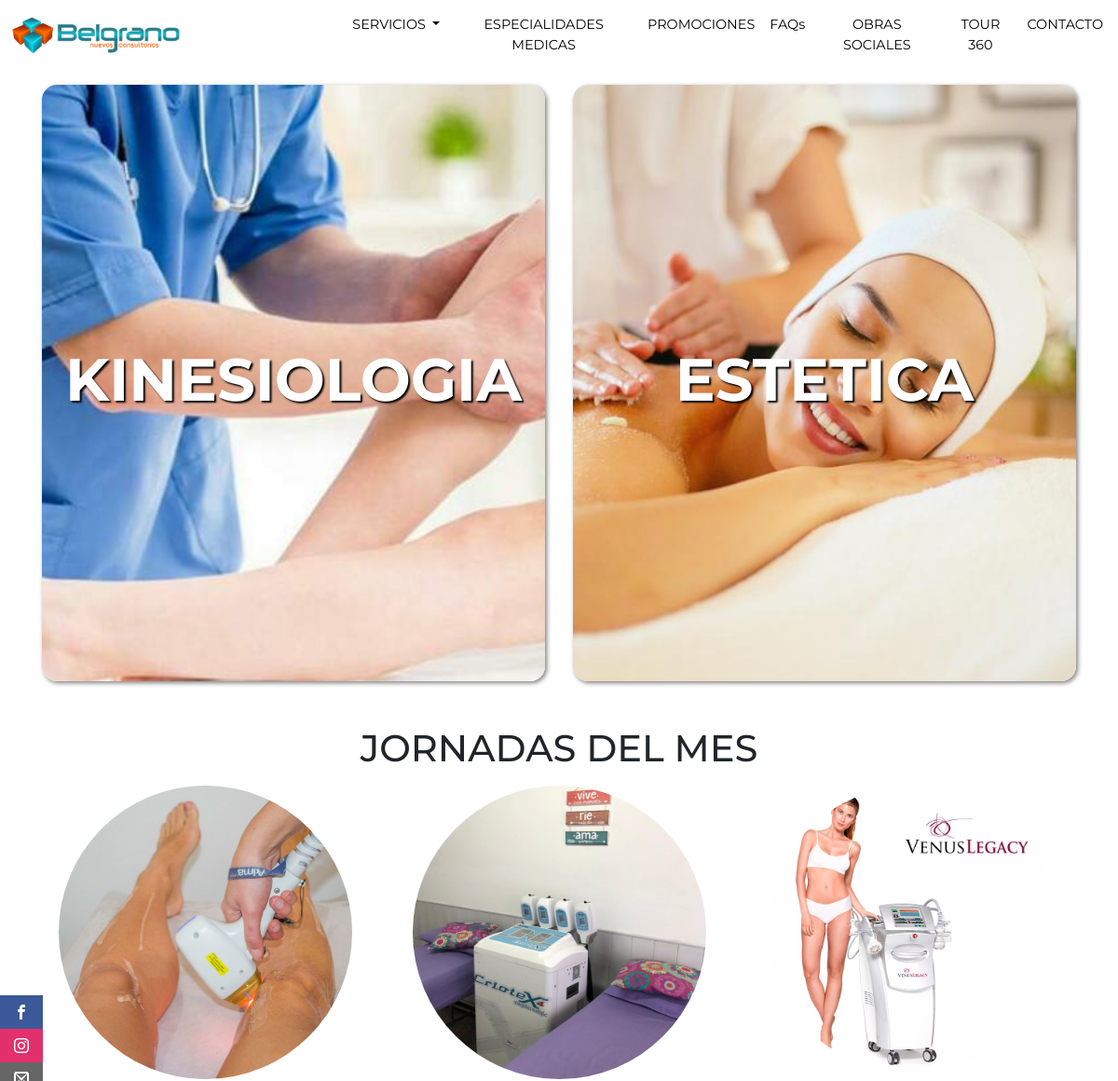
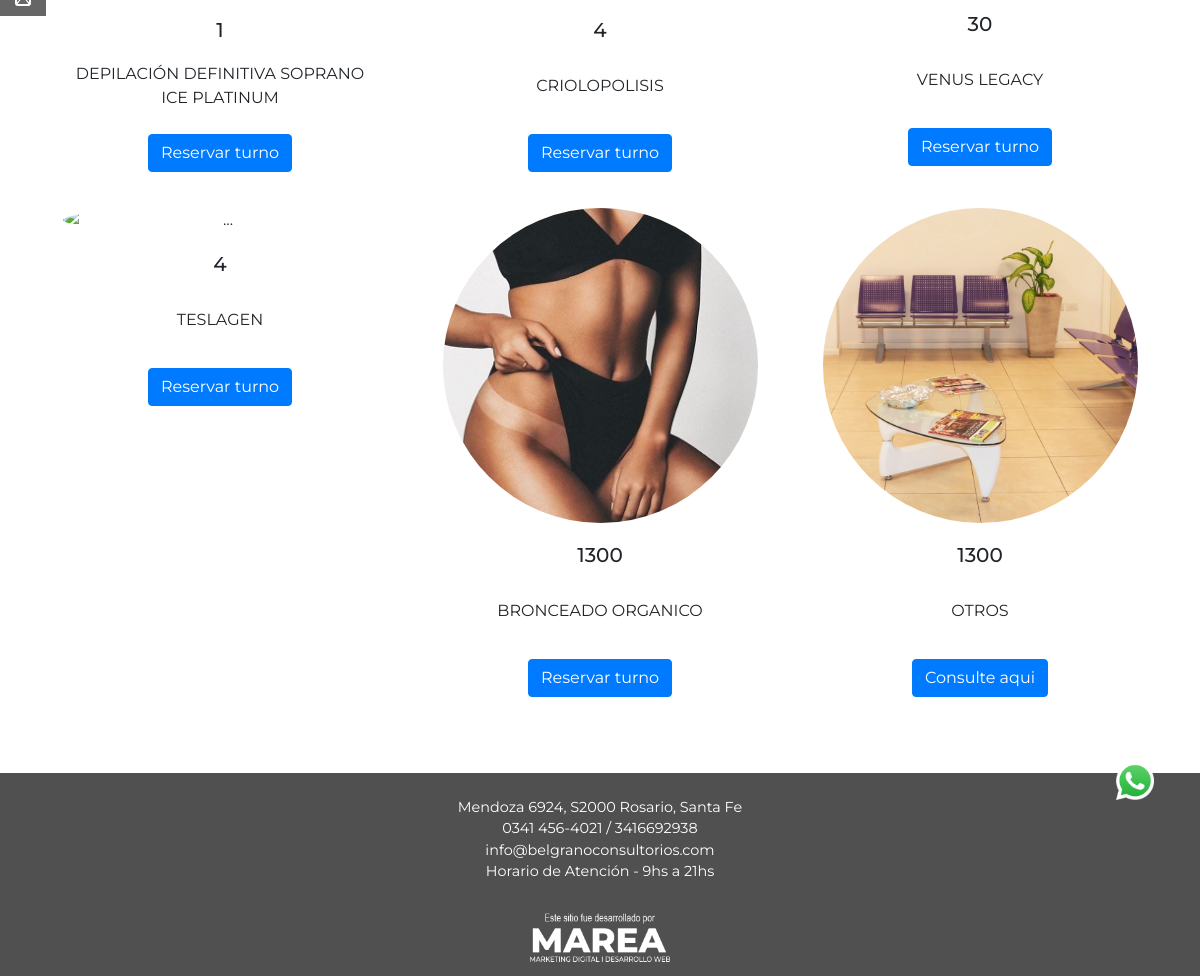
The page / on the database its author committed (2 pictures, top to bottom).
### tables this page shows
CREATE TABLE `jornadas` (
  `id` int(50) NOT NULL,
  `descripcion` varchar(100) NOT NULL,
  `fecha` tinytext NOT NULL
);

### db/db.php (called while the page is built, shortened)
<?php
function traerJornadas(PDO $db)
{
    $consulta = $db->prepare("SELECT descripcion, fecha FROM jornadas");
    $consulta->execute();
    $resultado = $consulta->fetchAll(PDO::FETCH_ASSOC);
    return $resultado;
}
?>

### index.php (the view, shortened to what this page needs)
<?php
require_once('db/db.php');
$db = obtenerBaseDeDatos();
$jornadas = traerJornadas($db);
?>
<!DOCTYPE html>
<html lang="en">
<head>
    <link rel="stylesheet" href="https://stackpath.bootstrapcdn.com/bootstrap/4.3.1/css/bootstrap.min.css"
>
    <link href="css/belgrano.css" rel="stylesheet" type="text/css">
    <link href="css/style.css" rel="stylesheet" type="text/css">
    <link rel="stylesheet" href="https://cdnjs.cloudflare.com/ajax/libs/animate.css/3.7.2/animate.min.css">
    <link rel="stylesheet" href="https://unpkg.com/aos@next/dist/aos.css" />
</head>
<body>
    <header class="sticky-top">
        <nav id="barraMenu" class="navbar navbar-expand-lg navbar-light p-2 mb-3 bg-white rounded">
            <a id="logo" class="navbar-brand animated pulse delay-1s" href="/"><img class="logo"
                    src="img/logoBC.png" alt=""></a>
            <div class="collapse navbar-collapse text-body" id="navbarSupportedContent">
                <ul class="navbar-nav">
                    <li class="nav-item dropdown">
                        <a class="nav-link dropdown-toggle" href="" id="navbarDropdown" role="button"
                            data-toggle="dropdown" aria-haspopup="true" aria-expanded="false">
                            SERVICIOS
                        </a>
                    </li>
                    <li class="nav-item">
                        <a class="nav-link" href="rutas/espmedicas">ESPECIALIDADES MEDICAS</a>
                    </li>
                    <li class="nav-item">
                        <a class="nav-link" href="rutas/promociones">PROMOCIONES</a>
                    </li>
                    <li class="nav-item">
                        <a class="nav-link" href="rutas/faqs">FAQs</a>
                    </li>
                    <li class="nav-item">
                        <a class="nav-link" href="rutas/obrasociales">OBRAS SOCIALES</a>
                    </li>
                    <li class="nav-item">
                        <a class="nav-link" href="rutas/360">TOUR 360</a>
                    </li>
                    <li class="nav-item">
                        <a class="nav-link" href="rutas/contacto">CONTACTO</a>
                    </li>
                </ul>
            </div>
        </nav>
    </header>
    <div data-aos="fade-right" class="social">
        <ul id="redes">
            <li><a href="http://www.facebook.com/nuevosconsultoriosbelgrano" target="_blank" class="icon-facebook"></a>
            </li>
            <li><a href="http://www.instagram.com/consultorios_belgrano" target="_blank" class="icon-instagram"></a>
            </li>
            <li><a href="mailto:info@consultoriobelgrano.com" class="icon-mail2"></a></li>
        </ul>
    </div>
    <div id="portadas" class="row">
        <div class="col-12 col-sm-6">
            <a class="linkPortada" href="rutas/kine">
                <div id="portada1" class="container-fluid wow animated bounceInLeft">
                    <h2 class="tituloIndex">KINESIOLOGIA</h2>
                </div>
            </a>
        </div>
        <div class="col-12 col-sm-6">
            <a class="linkPortada" href="rutas/estetica">
                <div id="portada2" class="container-fluid wow animated bounceInRight">
                    <h2 class="tituloIndex">ESTETICA</h2>
                </div>
            </a>
        </div>
    </div>
    <div class="container py-5">
        <h1>JORNADAS DEL MES</h1>
        <div class="row">
            <div data-aos="zoom-in" class="col-12 col-sm-6 col-md-4 py-2">
                <div id="jornadas" class="card text-center">
                    <img src="img/depilacion.jpeg" class="card-img-top" alt="...">
                    <div class="card-body">
                        <h5 class="card-title"><?=$jornadas[0]['fecha']?></h5>
                        <p class="card-text" id="pcard"><?=$jornadas[0]['descripcion']?></p>
                        <a href="https://api.whatsapp.com/send?phone=5493416387507" target="_blank"
                            class="btn btn-primary" onclick="gtag('event', 'enlace', { 'event_category': 'contacto', 'event_action': 'reservarturno', 'event_label': 'click', 'value': '0'});">Reservar turno</a>
                    </div>
                </div>
            </div>
            <div data-aos="zoom-in" class="col-12 col-sm-6 col-md-4 py-2">
                <div id="jornadas" class="card text-center">
                    <img src="img/crio.jpg" class="card-img-top" alt="...">
                    <div class="card-body">
                        <h5 class="card-title"><?=$jornadas[1]['fecha']?></h5>
                        <p class="card-text" id="pcard"><?=$jornadas[1]['descripcion']?></p>
                        <a href="https://api.whatsapp.com/send?phone=5493416387507" target="_blank"
                            class="btn btn-primary" onclick="gtag('event', 'enlace', { 'event_category': 'contacto', 'event_action': 'reservarturno', 'event_label': 'click', 'value': '0'});">Reservar turno</a>
                    </div>
                </div>
            </div>
            <div data-aos="zoom-in" class="col-12 col-sm-6 col-md-4 py-2">
                <div id="jornadas" class="card text-center">
                    <img src="img/venus.jpg" class="card-img-top" alt="...">
                    <div class="card-body">
                        <h5 class="card-title"><?=$jornadas[2]['fecha']?></h5>
                        <p class="card-text" id="pcard"><?=$jornadas[2]['descripcion']?></p>
                        <a href="https://api.whatsapp.com/send?phone=5493416387507" target="_blank"
                            class="btn btn-primary" onclick="gtag('event', 'enlace', { 'event_category': 'contacto', 'event_action': 'reservarturno', 'event_label': 'click', 'value': '0'});">Reservar turno</a>
                    </div>
                </div>
            </div>
            <div data-aos="zoom-in" class="col-12 col-sm-6 col-md-4 py-2">
                <div id="jornadas" class="card text-center">
                    <img src="img/teslagen.jpg" class="card-img-top" alt="...">
                    <div class="card-body">
                        <h5 class="card-title"><?=$jornadas[3]['fecha']?></h5>
                        <p class="card-text" id="pcard"><?=$jornadas[3]['descripcion']?></p>
                        <a href="https://api.whatsapp.com/send?phone=5493416387507" target="_blank"
                            class="btn btn-primary" onclick="gtag('event', 'enlace', { 'event_category': 'contacto', 'event_action': 'reservarturno', 'event_label': 'click', 'value': '0'});">Reservar turno</a>
                    </div>
                </div>
            </div>
            <div data-aos="zoom-in" class="col-12 col-sm-6 col-md-4 py-2">
                <div id="jornadas" class="card text-center">
                    <img src="img/bronceado.jpg" class="card-img-top" alt="...">
                    <div class="card-body">
                        <h5 class="card-title"><?=$jornadas[4]['fecha']?></h5>
                        <p class="card-text" id="pcard"><?=$jornadas[4]['descripcion']?></p>
                        <a href="https://api.whatsapp.com/send?phone=5493416387507" target="_blank"
                            class="btn btn-primary" onclick="gtag('event', 'enlace', { 'event_category': 'contacto', 'event_action': 'reservarturno', 'event_label': 'click', 'value': '0'});">Reservar turno</a>
                    </div>
                </div>
            </div>
            <div data-aos="zoom-in" class="col-12 col-sm-6 col-md-4 py-2">
                <div id="jornadas" class="card text-center">
                    <img src="img/portadapromo.jpg" class="card-img-top" alt="...">
                    <div class="card-body">
                        <h5 class="card-title"><?=$jornadas[5]['fecha']?></h5>
                        <p class="card-text" id="pcard"><?=$jornadas[5]['descripcion']?></p>
                        <a href="rutas/estetica" target="_blank" class="btn btn-primary" onclick="gtag('event', 'enlace', { 'event_category': 'contacto', 'event_action': 'reservarturno', 'event_label': 'click', 'value': '0'});">Consulte aqui</a>
                    </div>
                </div>
            </div>
        </div>
    </div>
    <footer>
        <div class="container-fluid text-center">
            <ul id="ulFooter">
                <li>Mendoza 6924, S2000 Rosario, Santa Fe</li>
                <li>0341 456-4021 / 3416692938</li>
                <li>info@belgranoconsultorios.com</li>
                <li>Horario de Atención - 9hs a 21hs </li>
            </ul>
            <a href="http://www.somosmarea.com" target="_blank"><img id="mareaFooter" src="img/marea.png" alt=""
                    class="img-fluid"></a>
        </div>
    </footer>
</body>
</html>
<?php
        require_once('whatsapp.php');
        ?>

### css/belgrano.css (style rules this page uses)
* { box-sizing: border-box; }
body { font-family: 'Montserrat', sans-serif; }
.social { position: fixed; left: 0; top: 50%; z-index: 2000; }
.social ul { list-style: none; }
.social ul li a { display: inline-block; color: #fff; background: #000; padding: 10px 15px; text-decoration: none; -webkit-transition: all 500ms ease; -o-transition: all 500ms ease; transition: all 500ms ease; }
.social ul li .icon-facebook { background: #3b5998; }
.social ul li .icon-instagram { background: #E1306C; }
.social ul li .icon-mail2 { background: #666666; }
.social { position: fixed; left: 0; top: 75%; z-index: 2000; }
.social ul { list-style: none; padding: 0; }
ul { list-style: none; }
nav#barraMenu { background-color: white; }
div#portada1 { display: flex; justify-content: center; align-items: center; background-image: url(../img/kinesio.jpg); min-height: 45vh; background-position: center; background-repeat: no-repeat; background-size: cover; }
div#portada2 { margin-top: 1%; display: flex; justify-content: center; align-items: center; background-image: url(../img/estetica.jpg); min-height: 45vh; background-position: center; background-repeat: no-repeat; background-size: cover; }
.tituloIndex { color: white; font-weight: bold; font-size: 2.5rem; text-shadow: 2px 2px 2px black; transition: all 300ms; }
.navbar-light .navbar-nav .nav-link { color: rgb(0, 0, 0); }
a#logo { width: 50%; }
a#logo img { width: 90%; }
div.card { width: 100%; }
div#jornadas { border: 0; }
div#jornadas img { border-radius: 50%; width: 90%; margin-left: auto; margin-right: auto; }
h1 { text-align: center; }
footer { width: 100%; background-color: rgb(80, 80, 80); color: white; }
#mareaFooter { width: 40%; }
@media (min-width: 1000px) { div#portada1 { display: flex; justify-content: center; background-image: url(../img/kinesio.jpg); min-height: 80vh; background-position: center; background-repeat: no-repeat; background-size: cover; border-radius: 1rem; box-shadow: 2px 2px 5px gray; } }
@media (min-width: 1000px) { div#portada2 { margin-top: 0; display: flex; justify-content: center; background-image: url(../img/estetica.jpg); min-height: 80vh; background-position: center; background-repeat: no-repeat; background-size: cover; border-radius: 1rem; box-shadow: 2px 2px 5px gray; } }
@media (min-width: 1000px) { div#portadas { margin-right: auto; margin-left: auto; width: 95%; } }
@media (min-width: 1000px) { li.nav-item { text-align: center; font-size: 0.9rem; } }
@media (min-width: 1000px) { ul#redes { padding: 0; } }
@media (min-width: 1000px) { .logo { width: 45%; line-height: 50%; } }
@media (min-width: 1000px) { a#logo { width: 30%; } }
@media (min-width: 1000px) { a#logo img { width: 55%; } }
@media (min-width: 1000px) { nav#barraMenu { background-color: white; } }
@media (min-width: 1000px) { .social { position: fixed; left: 0; top: 45%; z-index: 2000; } }
@media (min-width: 1000px) { .social ul { list-style: none; } }
@media (min-width: 1000px) { .social ul li a { display: inline-block; color: #fff; background: #000; padding: 10px 15px; text-decoration: none; -webkit-transition: all 500ms ease; -o-transition: all 500ms ease; transition: all 500ms ease; } }
@media (min-width: 1000px) { .social ul li .icon-facebook { background: #3b5998; } }
@media (min-width: 1000px) { .social ul li .icon-instagram { background: #E1306C; } }
@media (min-width: 1000px) { .social ul li .icon-mail2 { background: #666666; } }
@media (min-width: 1000px) { .social { position: fixed; left: 0; top: 50%; z-index: 2000; } }
@media (min-width: 1000px) { .tituloIndex { font-size: 4rem; } }
@media (min-width: 1000px) { ul#ulFooter { padding-top: 2%; padding-inline-start: 0!important; font-size: 0.9em; } }
@media (min-width: 1000px) { #mareaFooter { padding: 1%; width: 15%; transition: .2s ease; } }
@media (min-width: 1000px) { a.linkPortada { transition: all 300ms; } }
@media (min-width: 1000px) { #pcard { height: 8vh; display: flex; justify-content: center; align-items: center; } }
@media (min-width: 1000px) { #navbarSupportedContent { justify-content: flex-end; } }

### css/style.css (style rules this page uses)
[class^="icon-"], [class*=" icon-"] { font-family: 'icomoon' !important; speak: none; font-style: normal; font-weight: normal; font-variant: normal; text-transform: none; line-height: 1; -webkit-font-smoothing: antialiased; -moz-osx-font-smoothing: grayscale; }
.icon-mail2:before { content: "\ea84"; }
.icon-facebook:before { content: "\ea90"; }
.icon-instagram:before { content: "\ea92"; }

### rows shown on the page
jornadas: fecha "1", descripcion "DEPILACIÓN DEFINITIVA SOPRANO ICE PLATINUM"
jornadas: fecha "4", descripcion "CRIOLOPOLISIS"
jornadas: fecha "30", descripcion "VENUS LEGACY"
jornadas: fecha "4", descripcion "TESLAGEN"
jornadas: fecha "1300", descripcion "BRONCEADO ORGANICO"
jornadas: fecha "1300", descripcion "OTROS"
